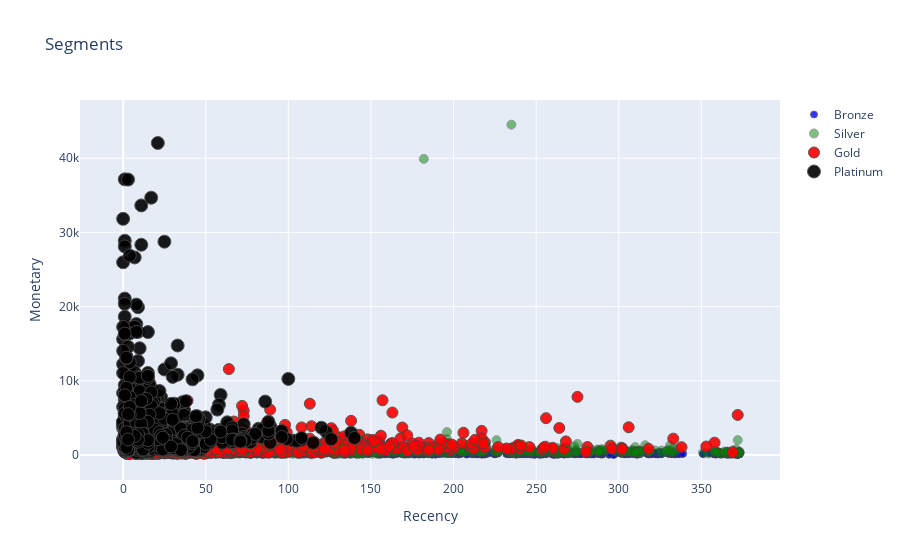

The code cell stored with this chart in its notebook:
### Code cell
#Recency Vs Monetary
graph = rfm_scores.query("Monetary < 50000 and Frequency < 2000")

plot_data = [
    gobj.Scatter(
        x=graph.query("RFM_Loyalty_Level == 'Bronze'")['Recency'],
        y=graph.query("RFM_Loyalty_Level == 'Bronze'")['Monetary'],
        mode='markers',
        name='Bronze',
        marker= dict(size= 7,
            line= dict(width=1),
            color= 'blue',
            opacity= 0.8
           )
    ),
        gobj.Scatter(
        x=graph.query("RFM_Loyalty_Level == 'Silver'")['Recency'],
        y=graph.query("RFM_Loyalty_Level == 'Silver'")['Monetary'],
        mode='markers',
        name='Silver',
        marker= dict(size= 9,
            line= dict(width=1),
            color= 'green',
            opacity= 0.5
           )
    ),gobj.Scatter(
        x=graph.query("RFM_Loyalty_Level == 'Gold'")['Recency'],
        y=graph.query("RFM_Loyalty_Level == 'Gold'")['Monetary'],
        mode='markers',
        name='Gold',
        marker= dict(size= 11,
            line= dict(width=1),
            color= 'red',
            opacity= 0.9
           )
    ),
    gobj.Scatter(
        x=graph.query("RFM_Loyalty_Level == 'Platinum'")['Recency'],
        y=graph.query("RFM_Loyalty_Level == 'Platinum'")['Monetary'],
        mode='markers',
        name='Platinum',
        marker= dict(size= 13,
            line= dict(width=1),
            color= 'black',
            opacity= 0.9
           )
    ),
]

plot_layout = gobj.Layout(
        yaxis= {'title': "Monetary"},
        xaxis= {'title': "Recency"},
        title='Segments'
    )
fig = gobj.Figure(data=plot_data, layout=plot_layout)
po.iplot(fig)

### Figure 1 — Plotly figure (JSON) as saved in the notebook; plotly's stock layout.template omitted (floating-point values rounded to 4 significant figures; data arrays with more than 128 entries replaced by an {"elided": "..."} marker saying what was removed)
{"data": [{"marker": {"color": "blue", "line": {"width": 1}, "opacity": 0.8, "size": 7}, "mode": "markers", "name": "Bronze", "type": "scatter", "x": {"elided": "705 int values"}, "y": {"elided": "705 float values"}}, {"marker": {"color": "green", "line": {"width": 1}, "opacity": 0.5, "size": 9}, "mode": "markers", "name": "Silver", "type": "scatter", "x": {"elided": "894 int values"}, "y": {"elided": "894 float values"}}, {"marker": {"color": "red", "line": {"width": 1}, "opacity": 0.9, "size": 11}, "mode": "markers", "name": "Gold", "type": "scatter", "x": {"elided": "1180 int values"}, "y": {"elided": "1180 float values"}}, {"marker": {"color": "black", "line": {"width": 1}, "opacity": 0.9, "size": 13}, "mode": "markers", "name": "Platinum", "type": "scatter", "x": {"elided": "1123 int values"}, "y": {"elided": "1123 float values"}}], "layout": {"title": {"text": "Segments"}, "xaxis": {"title": {"text": "Recency"}}, "yaxis": {"title": {"text": "Monetary"}}}}
